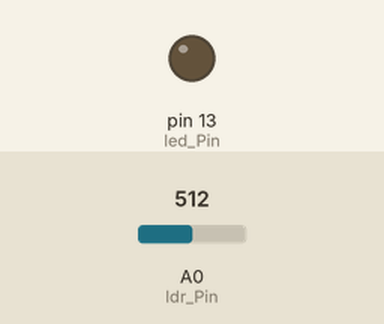
This sketch was run on a simulated Arduino Uno, built with avr-gcc and run on an emulated ATmega328P. Shown: output pins drawn as LEDs (lit = HIGH). Inputs (shaded band) come from the test bench; at power-on: A0 (ldr_Pin) = 512.

Above: at 1.2 s.
1.3 s: A0 (ldr_Pin) set to 314
2.8 s: A0 (ldr_Pin) set to 282
At 3.2 s:
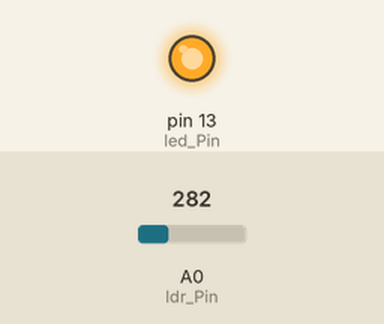
4.3 s: A0 (ldr_Pin) set to 306
At 5.5 s:
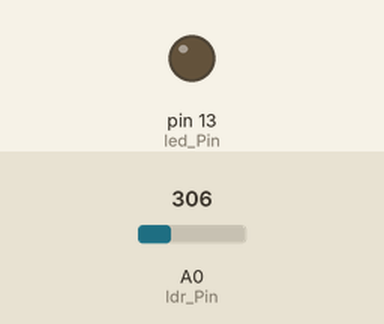
5.8 s: A0 (ldr_Pin) set to 290
At 6.7 s:
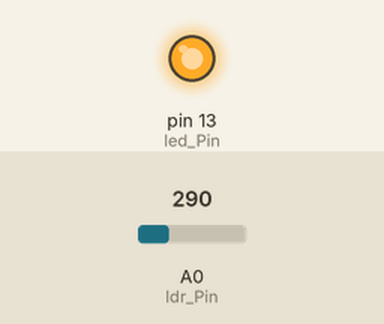
Timing chart, 0 to 8.3 s (numbered marks = the images above; inputs shaded):
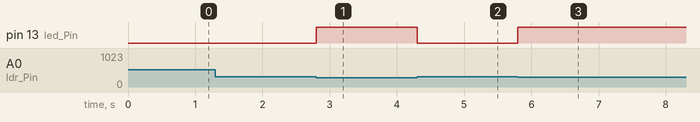

The sketch:

_1-LedYakma.ino
```cpp
const int led_Pin =13; // Ledin bagli oldugu pin
const int ldr_Pin=A0;//ldr nin bagli oldugu Arduino pini


void setup()
{
  // put your setup code here, to run once:
   pinMode(led_Pin,OUTPUT);
   //13 numaralı pin cıkıs olarak atandı.
}

void loop() {
  // put your main code here, to run repeatedly:
   int durum = analogRead(ldr_Pin);
   //ldr pininden ışıgın yogunlugu okunuyor.
   if(durum <=300)
   {
    digitalWrite(led_Pin,HIGH);
   }
   //eger isik yogunlugu kendi oluşturdugumuz 300 degerimizden esit veya düsükse led yanacak.
   else
   {
    digitalWrite(led_Pin,LOW);
    //eger isik yogunlugu kendi olusturdugumuz 300 degerimizden büyükse led sönecektir.
   }
}
```

Measured:
- the behaviour switches between 301 and 300 on A0 (ldr_Pin) (found by bisection; images 0 and 1)
- after the input at 1.3 s, every drawn part: stays the same
- after the input at 2.8 s, pin 13 (led_Pin): LOW → HIGH at once
- after the input at 4.3 s, pin 13 (led_Pin): HIGH → LOW at once
- after the input at 5.8 s, pin 13 (led_Pin): LOW → HIGH at once
